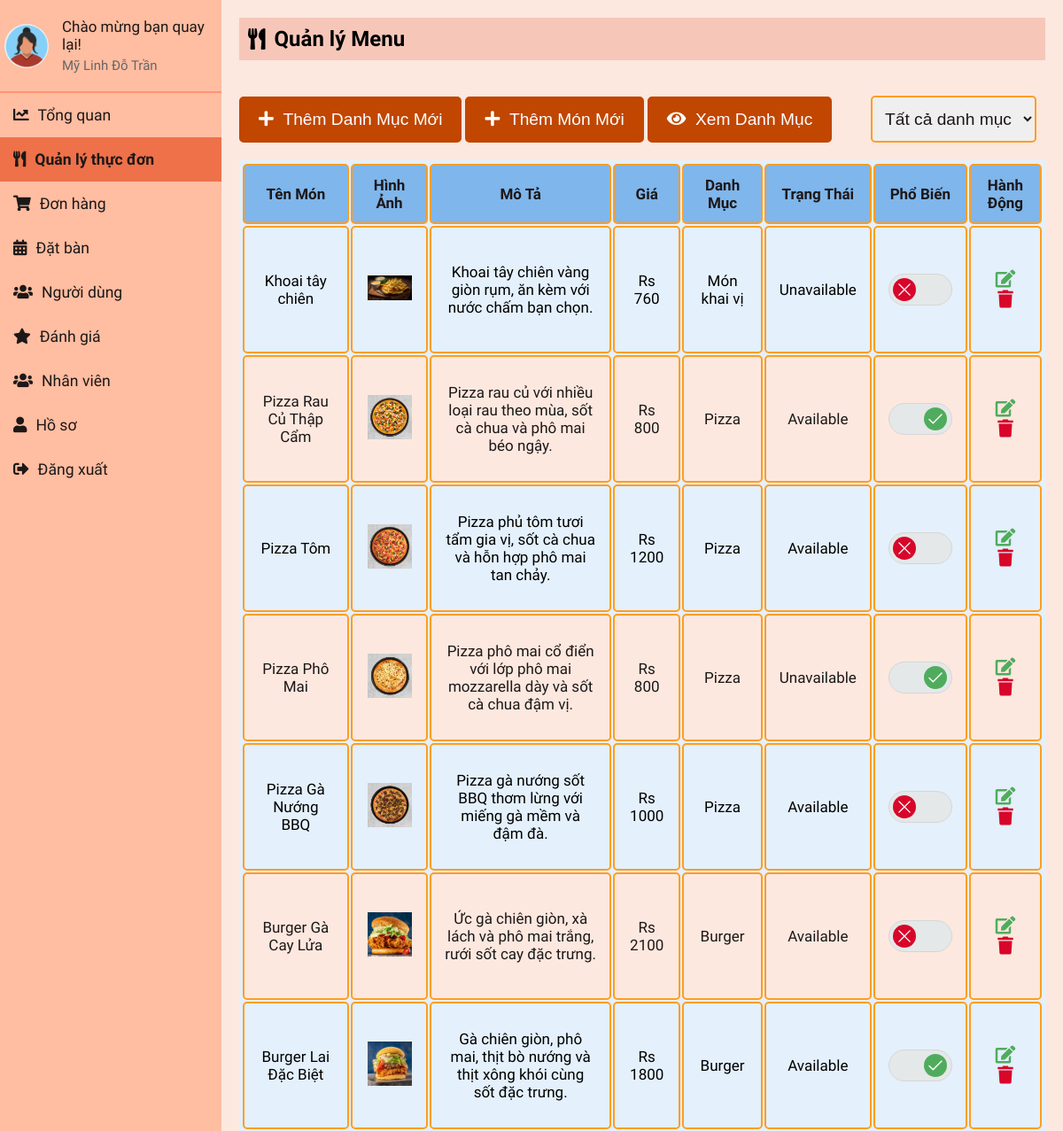
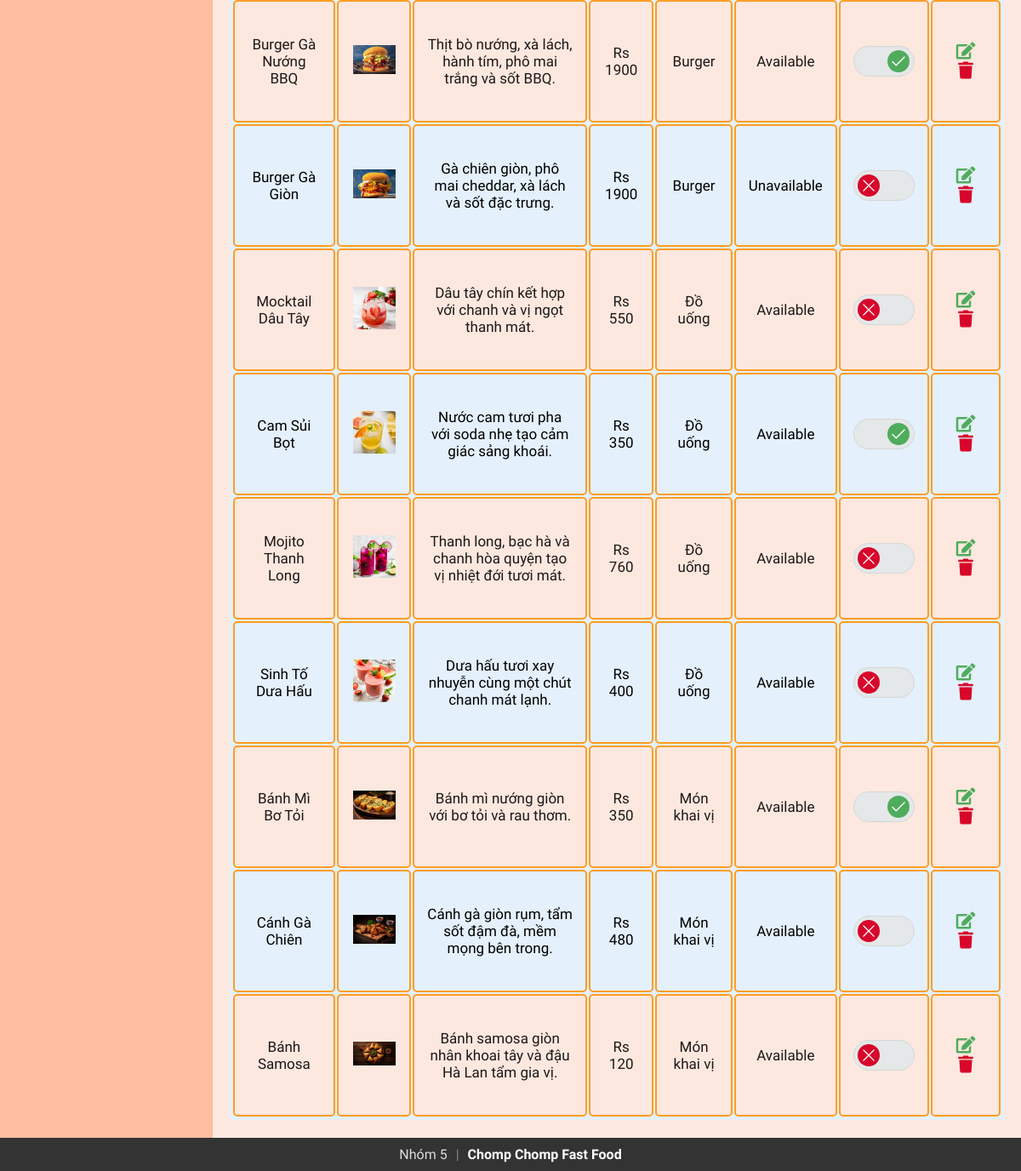
The app's page /Admin/admin_menu.php (signed in) with its own data (2 pictures, top to bottom).
### tables this page shows
CREATE TABLE `staff` (
  `id` int(11) NOT NULL,
  `firstName` varchar(50) NOT NULL,
  `lastName` varchar(50) NOT NULL,
  `email` varchar(100) NOT NULL,
  `contact` varchar(15) DEFAULT NULL,
  `role` enum('superadmin','admin','delivery boy','waiter') NOT NULL,
  `password` varchar(255) NOT NULL,
  `createdAt` timestamp NOT NULL DEFAULT current_timestamp(),
  `updatedAt` timestamp NOT NULL DEFAULT current_timestamp() ON UPDATE current_timestamp(),
  `profile_image` varchar(255) NOT NULL DEFAULT 'default.jpg'
);

CREATE TABLE `menuitem` (
  `itemId` int(11) NOT NULL,
  `itemName` varchar(255) NOT NULL,
  `catName` varchar(255) NOT NULL,
  `price` varchar(255) NOT NULL,
  `status` enum('Available','Unavailable') NOT NULL DEFAULT 'Available',
  `description` varchar(255) NOT NULL,
  `image` varchar(255) NOT NULL,
  `dateCreated` timestamp NOT NULL DEFAULT current_timestamp(),
  `updatedDate` datetime NOT NULL,
  `is_popular` tinyint(1) DEFAULT 0
);

### Admin/sidebar.php (called while the page is built, shortened)
<?php
include 'db_connection.php';
$admin_email = isset($_SESSION['email']) ? $_SESSION['email'] : '';
function getAdminInfo($email)
{
  global $conn;
  $stmt = $conn->prepare("SELECT firstName, lastName, email, profile_image FROM staff WHERE email = ?");
  $stmt->bind_param("s", $email);
  $stmt->execute();
  $stmt->bind_result($firstName, $lastName, $email,  $profile_image);
  return [
    'firstName' => $firstName ?: '',
    'lastName' => $lastName ?: '',
    'email' => $email ?: '',
    'profile_image' => $profile_image ?: 'default.jpg'
  ];
}
$admin_info = getAdminInfo($admin_email);
?>

### Admin/admin_menu.php (the view, shortened to what this page needs)
<?php
include 'db_connection.php';
include 'sidebar.php';
?>
<!DOCTYPE html>
<html lang="vi">
<head>
    <link rel="stylesheet" href="https://cdnjs.cloudflare.com/ajax/libs/font-awesome/5.15.3/css/all.min.css" />
    <link rel="stylesheet" href="sidebar.css" />
    <link rel="stylesheet" href="admin_menu.css" />
</head>
<body>
<div class="sidebar">
    <div class="profile-section">
        <img src="../uploads/<?php echo htmlspecialchars($admin_info['profile_image']); ?>" alt="Ảnh đại diện" />
        <div class="info">
            <h3>Chào mừng bạn quay lại!</h3>
            <p><?php echo htmlspecialchars($admin_info['firstName'] . ' ' . $admin_info['lastName']); ?></p>
        </div>
    </div>
    <ul>
        <li><a href="index.php"><i class="fas fa-chart-line"></i>Tổng quan</a></li>
        <li><a href="admin_menu.php" class="active"><i class="fas fa-utensils"></i>Quản lý thực đơn</a></li>
        <li><a href="admin_orders.php"><i class="fas fa-shopping-cart"></i>Đơn hàng</a></li>
        <li><a href="reservations.php"><i class="fas fa-calendar-alt"></i>Đặt bàn</a></li>
        <li><a href="users.php"><i class="fas fa-users"></i>Người dùng</a></li>
        <li><a href="reviews.php"><i class="fas fa-star"></i>Đánh giá</a></li>
        <li><a href="staffs.php"><i class="fas fa-users"></i>Nhân viên</a></li>
        <li><a href="profile.php"><i class="fas fa-user"></i>Hồ sơ</a></li>
        <li><a href="logout.php"><i class="fas fa-sign-out-alt"></i>Đăng xuất</a></li>
    </ul>
</div>
<div class="content">
    <div class="header">
        <h2><i class="fas fa-utensils"></i> Quản lý Menu</h2>
    </div>
    <div class="modal-row">
        <div>
            <button onclick="openModal()"><i class="fas fa-plus"></i> &nbsp;Thêm Danh Mục Mới</button>
            <button onclick="openItemModal()"> <i class="fas fa-plus"></i> &nbsp;Thêm Món Mới</button>
            <button id="viewCategoryBtn"><i class="fas fa-eye"></i> &nbsp;Xem Danh Mục</button>
        </div>
        <div class="search-bar">
        <select id="categoryFilter">
                <option value="">Tất cả danh mục</option>
            </select>
        </div>
    </div>
    <table id="menuTable">
        <thead>
            <tr>
                <th>Tên Món</th>
                <th>Hình Ảnh</th>
                <th>Mô Tả</th>
                <th>Giá</th>
                <th>Danh Mục</th>
                <th>Trạng Thái</th>
                <th>Phổ Biến</th>
                <th>Hành Động</th>
            </tr>
        </thead>
        <tbody>
            <?php
            $sql = "SELECT * FROM menuitem";
            $result = mysqli_query($conn, $sql);
            if (mysqli_num_rows($result) > 0) {
                while ($row = mysqli_fetch_assoc($result)) {
                    $isPopularChecked = $row['is_popular'] ? 'checked' : '';
                    echo "<tr data-category='" . htmlspecialchars($row['catName']) . "'>
                        <td>" . htmlspecialchars($row['itemName']) . "</td>
                        <td><img src='../uploads/" . htmlspecialchars($row['image']) . "' alt='" . htmlspecialchars($row['itemName']) . "' width='50'></td>
                        <td>" . htmlspecialchars($row['description']) . "</td>
                        <td>Rs " . htmlspecialchars($row['price']) . "</td>
                        <td>" . htmlspecialchars($row['catName']) . "</td>
                        <td>" . htmlspecialchars($row['status']) . "</td>
                        <td>
                            <div class='toggler'>
                                <input id='toggler-" . $row['itemId'] . "' name='toggler-" . $row['itemId'] . "' type='checkbox' value='1' $isPopularChecked onchange='togglePopular(" . $row['itemId'] . ", this)' />
                                <label for='toggler-" . $row['itemId'] . "'>
                                    <svg class='toggler-on' viewBox='0 0 130.2 130.2'><polyline class='path check' points='100.2,40.2 51.5,88.8 29.8,67.5'></polyline></svg>
                                    <svg class='toggler-off' viewBox='0 0 130.2 130.2'><line class='path line' x1='34.4' y1='34.4' x2='95.8' y2='95.8'></line><line class='path line' x1='95.8' y1='34.4' x2='34.4' y2='95.8'></line></svg>
                                </label>
                            </div>
                        </td>
                        <td>
                            <button id='editbtn' onclick='openEditItemModal(this)' data-itemid='" . htmlspecialchars($row['itemId']) . "' data-itemname='" . htmlspecialchars($row['itemName']) . "' data-description='" . htmlspecialchars($row['description']) . "' data-price='" . htmlspecialchars($row['price']) . "' data-image='" . htmlspecialchars($row['image']) . "' data-category='" . htmlspecialchars($row['catName']) . "' data-status='" . htmlspecialchars($row['status']) . "'><i class='fas fa-edit'></i></button>
                            <button id='deletebtn' onclick=\"deleteItem('" . htmlspecialchars($row['itemId']) . "')\"><i class='fas fa-trash'></i></button>
                        </td>
                    </tr>";
                }
            } else {
                echo "<tr><td colspan='8' style='text-align: center;'>Chưa có món ăn nào</td></tr>";
            }
            ?>
        </tbody>
    </table>
</div>
</body>
</html>

### Admin/sidebar.css (style rules this page uses)
* { margin: 0; padding: 0; box-sizing: border-box; }
body { background: #fef0e8; font-family: "Baloo 2", cursive; display: flex; flex-direction: row; margin: 0; }
.sidebar { width: 250px; background-color: #ffbda1; color: #1d1818; overflow: auto; position: relative; min-height: 100vh; font-size: 1.1rem }
.sidebar ul li a { display: block; padding: 15px; text-decoration: none; color: #1d1818; transition: background-color 0.3s; }
.sidebar ul li a.active { background-color:#ee7149; font-weight: bold; }
.sidebar ul li a i { margin-right: 10px; }
.sidebar ul { list-style-type: none; padding: 0; }
.content { flex: 1; padding: 20px; }
.header { padding: 10px; background-color: #fbdac7; margin-bottom: 20px; display: flex; align-items: center; }
.header h2 { display: flex; align-items: center; }
.header h2 i { margin-right: 10px; }
.profile-section { padding: 20px 5px 20px 5px; display: flex; align-items: center; border-bottom: 2px solid rgba(253, 108, 77, 0.5); }
.profile-section img { width: 50px; height: 50px; border-radius: 50%; margin-right: 15px; }
.profile-section .info { flex-grow: 1; }
.profile-section .info h3 { margin: 0; font-size: 17px; font-weight: 500; }
.profile-section .info p { margin: 5px 0 0; font-size: 15px; color: #666; }
.sidebar ul li a.active { font-weight: bold; }

### Admin/admin_menu.css (style rules this page uses)
* { margin: 0; padding: 0; }
body { background: #FCE8DF; font-family: "Baloo 2", cursive; margin: 0; }
.content { flex: 1; padding: 20px; margin-bottom: 40px; }
table { width: 100%; border: 2px solid #FF9D23; font-size: 17px; text-align: center; cursor: pointer; background-color: #E4F0FB; border: 2px solid #E4F0FB; }
table th, table td { padding: 12px 15px; border: 2px solid #FF9D23; border-radius: 5px; }
table th { background-color: #7FB6EB; color: white; color: #1d1818; }
table tr:nth-of-type(even) { background-color: #FCE8DF; color: #1d1818; }
.header { padding: 10px; background-color: #F6C7B9; color: #000000; margin-bottom: 20px; display: flex; align-items: center; }
.modal-row { margin: 40px 0 20px 0; display: flex; align-items: center; justify-content: space-between; }
#editbtn, #deletebtn { font-size: 20px; background: none; border: none; padding: 0 5px; outline: none; cursor: pointer; }
#editbtn { color: #50ac5d; }
#deletebtn { color: #d7062a; }
.search-bar select, .search-bar button { padding: 13px 10px; margin-right: 10px; font-size: 1.2rem; border-radius: 5px; border: 2px solid #FF9D23; cursor: pointer; outline: none; color: #1d1818; }
button { background-color: #C14600; color: white; border: 2px solid #C14600; padding: 13px 20px; cursor: pointer; border-radius: 5px; transition: all 0.3s ease; font-size: 1.2rem; }
.toggler { width: 72px; margin: 40px auto; }
.toggler label { display: block; position: relative; width: 72px; height: 36px; border: 1px solid #d6d6d6; border-radius: 36px; background: #e4e8e8; cursor: pointer; }
.toggler label::after { display: block; border-radius: 100%; background-color: #d7062a; content: ''; animation-name: toggler-size; animation-duration: 0.15s; animation-timing-function: ease-out; }
.toggler label::after, .toggler label .toggler-on, .toggler label .toggler-off { position: absolute; top: 50%; left: 25%; width: 26px; height: 26px; transform: translateY(-50%) translateX(-50%); transition: left 0.15s ease-in-out, background-color 0.2s ease-out, width 0.15s ease-in-out, height 0.15s ease-in-out, opacity 0.15s ease-in-out; }
.toggler input:checked + label::after { background-color: #50ac5d; animation-name: toggler-size2; }
.toggler input:checked + label::after, .toggler input:checked + label .toggler-on, .toggler input:checked + label .toggler-off { left: 75%; }
.toggler .toggler-on, .toggler .toggler-off { opacity: 1; z-index: 2; }

### records on screen
staff: profile_image (picture), firstName+lastName "Mỹ Linh Đỗ Trần"
menuitem: itemName "Khoai tây chiên", image (picture), description "Khoai tây chiên vàng giòn rụm, ăn kèm với nước chấm bạn chọn.", price "760", catName "Món khai vị", status "Unavailable"
menuitem: itemName "Pizza Rau Củ Thập Cẩm", image (picture), description "Pizza rau củ với nhiều loại rau theo mùa, sốt cà chua và phô mai béo ngậy.", price "800", catName "Pizza", status "Available"
menuitem: itemName "Pizza Tôm", image (picture), description "Pizza phủ tôm tươi tẩm gia vị, sốt cà chua và hỗn hợp phô mai tan chảy.", price "1200", catName "Pizza", status "Available"
menuitem: itemName "Pizza Phô Mai", image (picture), description "Pizza phô mai cổ điển với lớp phô mai mozzarella dày và sốt cà chua đậm vị.", price "800", catName "Pizza", status "Unavailable"
menuitem: itemName "Pizza Gà Nướng BBQ", image (picture), description "Pizza gà nướng sốt BBQ thơm lừng với miếng gà mềm và đậm đà.", price "1000", catName "Pizza", status "Available"
menuitem: itemName "Burger Gà Cay Lửa", image (picture), description "Ức gà chiên giòn, xà lách và phô mai trắng, rưới sốt cay đặc trưng.", price "2100", catName "Burger", status "Available"
menuitem: itemName "Burger Lai Đặc Biệt", image (picture), description "Gà chiên giòn, phô mai, thịt bò nướng và thịt xông khói cùng sốt đặc trưng.", price "1800", catName "Burger", status "Available"
menuitem: itemName "Burger Gà Nướng BBQ", image (picture), description "Thịt bò nướng, xà lách, hành tím, phô mai trắng và sốt BBQ.", price "1900", catName "Burger", status "Available"
menuitem: itemName "Burger Gà Giòn", image (picture), description "Gà chiên giòn, phô mai cheddar, xà lách và sốt đặc trưng.", price "1900", catName "Burger", status "Unavailable"
menuitem: itemName "Mocktail Dâu Tây", image (picture), description "Dâu tây chín kết hợp với chanh và vị ngọt thanh mát.", price "550", catName "Đồ uống", status "Available"
menuitem: itemName "Cam Sủi Bọt", image (picture), description "Nước cam tươi pha với soda nhẹ tạo cảm giác sảng khoái.", price "350", catName "Đồ uống", status "Available"
menuitem: itemName "Mojito Thanh Long", image (picture), description "Thanh long, bạc hà và chanh hòa quyện tạo vị nhiệt đới tươi mát.", price "760", catName "Đồ uống", status "Available"
menuitem: itemName "Sinh Tố Dưa Hấu", image (picture), description "Dưa hấu tươi xay nhuyễn cùng một chút chanh mát lạnh.", price "400", catName "Đồ uống", status "Available"
menuitem: itemName "Bánh Mì Bơ Tỏi", image (picture), description "Bánh mì nướng giòn với bơ tỏi và rau thơm.", price "350", catName "Món khai vị", status "Available"
menuitem: itemName "Cánh Gà Chiên", image (picture), description "Cánh gà giòn rụm, tẩm sốt đậm đà, mềm mọng bên trong.", price "480", catName "Món khai vị", status "Available"
menuitem: itemName "Bánh Samosa", image (picture), description "Bánh samosa giòn nhân khoai tây và đậu Hà Lan tẩm gia vị.", price "120", catName "Món khai vị", status "Available"
